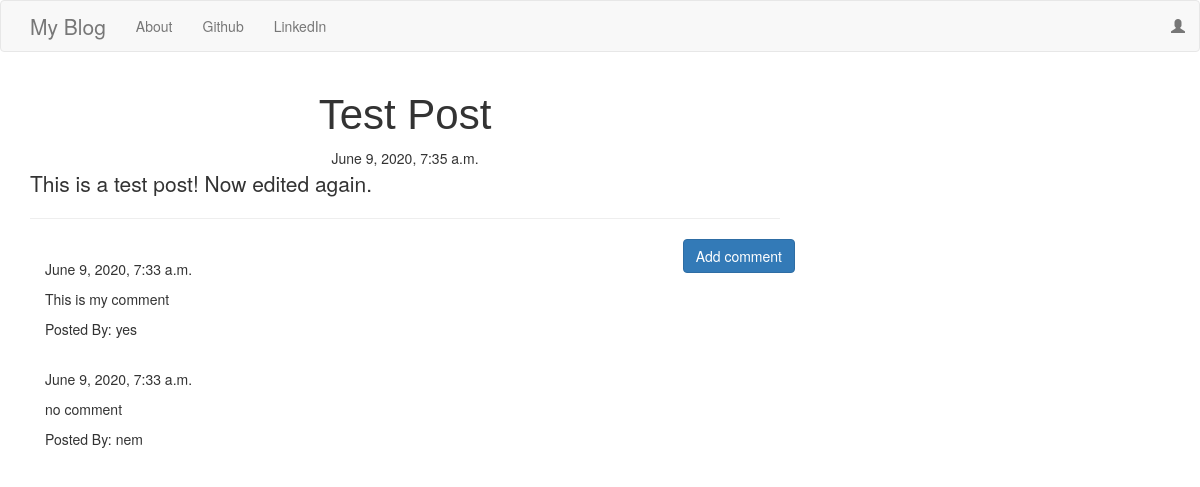
/post/1, run on the app's committed database.
### blog/models.py (models this page shows, shortened)
class Post(models.Model):
    author = models.ForeignKey('auth.User',on_delete = models.CASCADE)
    title = models.CharField(max_length=200)
    text = models.TextField()
    created_date = models.DateTimeField(default=timezone.now)
    published_date = models.DateTimeField(blank=True,null=True)

class Comment(models.Model):
    post = models.ForeignKey('blog.Post',related_name='comments',on_delete=models.CASCADE)
    author = models.CharField(max_length=200)
    text = models.TextField()
    created_date = models.DateTimeField(default=timezone.now)
    approved_comment = models.BooleanField(default=False)

### blog/views.py (the view)
# urls.py: url(r'^post/(?P<pk>\d+)$',views.PostDetailView.as_view(),name='post_detail'),
class PostDetailView(DetailView):
    model = Post

### blog/templates/blog/post_detail.html (shortened to what this page needs)
{% extends 'blog/base.html' %}
{% block content %}
  <h1 class="posttitle loader">{{post.title}}</h1>
  {% if post.published_date %}
    <div class="date postdate">
      {{post.published_date}}
</div>
  {% else %}
  <a class="btn btn-default" href="{% url 'post_publish' pk=post.pk %}">Publish</a>
  {% endif %}
  <p class="postcontent">{{post.text|safe|linebreaksbr}}</p>
  <hr>
  <a class="btn btn-primary btn-comment" href="{% url 'add_comment_to_post' pk=post.pk %}">Add comment</a>
    <div class="container">
      {% for comment in post.comments.all %}
      <br>
        {% if user.is_authenticated or comment.approved_comment %}
          {{comment.created_date}}
            <p>{{comment.text|safe|linebreaks}}</p>
            <p>Posted By: {{comment.author}}</p>
      {% endif %}
      {% empty %}
      <p>No Comments</p>
    {% endfor %}
</div>
{% endblock %}

### blog/templates/blog/base.html (shortened to what this page needs)
<!DOCTYPE html>
{% load static %}
<html lang="en" dir="ltr">
  <head>
    <link rel="stylesheet" href="https://maxcdn.bootstrapcdn.com/bootstrap/3.4.1/css/bootstrap.min.css">
    <link rel="stylesheet" href="//cdn.jsdelivr.net/npm/medium-editor@latest/dist/css/medium-editor.min.css" type="text/css" media="screen" charset="utf-8">
    <link rel="stylesheet" href="{% static 'css/blog.css' %}">
  </head>
  <body class="loader">
    <nav class="navbar navbar-default techfonts custom-navbar">
      <div class="container">
        <ul class="nav navbar-nav">
          <li><a class="navbar-brand bigbrand" href="{% url 'post_list' %}">My Blog</a></li>
          <li><a href="{% url 'about' %}">About</a></li>
          <li><a href="http://www.github.com">Github</a></li>
          <li><a href="http://www.linkedin.com">LinkedIn</a></li>
        </ul>
        <ul class="nav navbar-nav navbar-right">
          {% if user.is_authenticated %}
          <li>
            <a href="{% url 'post_new' %}">New Post</a>
          </li>
          <li>
            <a href="{% url 'post_draft_list' %}">Drafts</a>
          </li>
          <li>
            <a href="{% url 'logout' %}">Logout</a>
          </li>
          <li>
          <a>Welcome: {{user.username}}</a>
        </li>
          {% else %}
          <li><a class="nav navbar-right" href="{% url 'login' %}"><span class="glyphicon glyphicon-user"></span></a></li>
        {% endif %}
        </ul>
      </div>
    </nav>
    <div class="content container">
      <div class="row">
        <div class="col-md-8">
          <div class="blog_posts">
            {% block content %}
            {% endblock %}
          </div>
        </div>
      </div>
    </div>
  </body>
</html>

### blog/static/css/blog.css (style rules this page uses)
.bigbrand { font-size: 1.5em; }
.postdate { text-align: center; }
.posttitle { font-family: sans-serif; font-size: 3em; text-align: center; }
.postcontent { font-size: 1.5em; }
.btn-comment { position: absolute; right: 0px; }
.loader { filter:hue-rotate(0deg); color:linear-gradient(45deg,#0f8,#08f); animation:hue 10000ms infinite linear; }

### data on the page
Post: title "Test Post", published_date "June 9, 2020, 7:35 a.m.", text "This is a test post! Now edited again."
Comment: created_date "June 9, 2020, 7:33 a.m.", text "This is my comment", author "yes"
Comment: created_date "June 9, 2020, 7:33 a.m.", text "no comment", author "nem"
